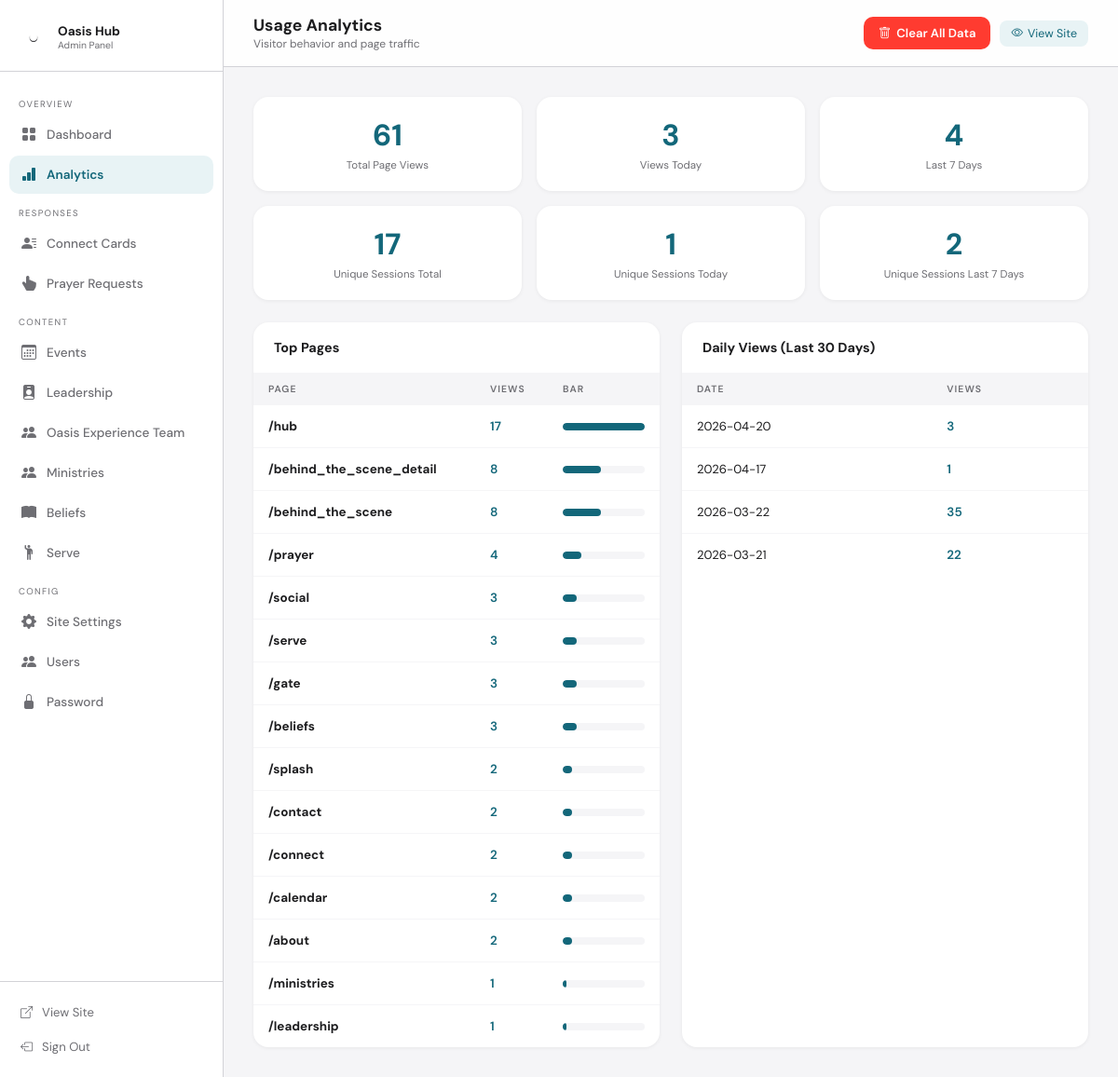
Page /admin/analytics (signed in) on the committed database.
### tables this page shows
CREATE TABLE analytics (
        id INTEGER PRIMARY KEY AUTOINCREMENT, ts TEXT NOT NULL,
        page TEXT NOT NULL, ip TEXT, ua TEXT, sid TEXT
    );

### member.py (the view)
@app.route('/admin/analytics')
@login_required
def admin_analytics():
    conn=get_db()
    snapshot = get_analytics_snapshot(conn)
    by_page=conn.execute("SELECT page,COUNT(*) cnt FROM analytics GROUP BY page ORDER BY cnt DESC").fetchall()
    by_day=conn.execute("SELECT substr(ts,1,10) day,COUNT(*) cnt FROM analytics GROUP BY day ORDER BY day DESC LIMIT 30").fetchall()
    conn.close()
    return render_template(
        'admin/analytics.html',
        total=snapshot['total_views'],
        today=snapshot['views_today'],
        week=snapshot['views_week'],
        sessions=snapshot['sessions_total'],
        sessions_today=snapshot['sessions_today'],
        sessions_week=snapshot['sessions_week'],
        by_page=by_page,
        by_day=by_day,
    )

### member.py (called while the page is built)
def get_db():
    conn = sqlite3.connect(DB)
    conn.row_factory = sqlite3.Row
    conn.execute("PRAGMA journal_mode=WAL")
    conn.execute("PRAGMA foreign_keys=ON")
    return conn

def analytics_window_start(days=0):
    base_day = datetime.now().date() - timedelta(days=days)
    return f"{base_day.isoformat()} 00:00:00"

def get_analytics_snapshot(conn):
    today_start = analytics_window_start(0)
    week_start = analytics_window_start(6)
    return {
        'total_views': conn.execute("SELECT COUNT(*) FROM analytics").fetchone()[0],
        'views_today': conn.execute("SELECT COUNT(*) FROM analytics WHERE ts >= ?", (today_start,)).fetchone()[0],
        'views_week': conn.execute("SELECT COUNT(*) FROM analytics WHERE ts >= ?", (week_start,)).fetchone()[0],
        'sessions_total': conn.execute("SELECT COUNT(DISTINCT sid) FROM analytics").fetchone()[0],
        'sessions_today': conn.execute("SELECT COUNT(DISTINCT sid) FROM analytics WHERE ts >= ?", (today_start,)).fetchone()[0],
        'sessions_week': conn.execute("SELECT COUNT(DISTINCT sid) FROM analytics WHERE ts >= ?", (week_start,)).fetchone()[0],
    }

def login_required(f):
    @wraps(f)
    def dec(*a,**kw):
        if not session.get('admin_logged_in'): return redirect(url_for('admin_login'))
        return f(*a,**kw)
    return dec

### templates/admin/analytics.html (shortened to what this page needs)
{% extends "admin/base.html" %}
{% block page_title %}Usage Analytics{% endblock %}
{% block page_sub %}Visitor behavior and page traffic{% endblock %}
{% block topbar_actions %}
  <form method="POST" action="{{ url_for('admin_analytics_clear') }}" onsubmit="return confirm('Clear ALL analytics data? This cannot be undone.')">
    <button type="submit" class="btn btn-danger"><i class="bi bi-trash"></i> Clear All Data</button>
  </form>
{% endblock %}
{% block content %}
<div style="display:grid;grid-template-columns:repeat(3,1fr);gap:16px;margin-bottom:16px;">
  <div class="card" style="padding:20px;text-align:center;">
    <div style="font-size:2rem;font-weight:700;color:#13677A;">{{ total }}</div>
    <div style="font-size:0.72rem;color:#6e6e73;margin-top:4px;">Total Page Views</div>
  </div>
  <div class="card" style="padding:20px;text-align:center;">
    <div style="font-size:2rem;font-weight:700;color:#13677A;">{{ today }}</div>
    <div style="font-size:0.72rem;color:#6e6e73;margin-top:4px;">Views Today</div>
  </div>
  <div class="card" style="padding:20px;text-align:center;">
    <div style="font-size:2rem;font-weight:700;color:#13677A;">{{ week }}</div>
    <div style="font-size:0.72rem;color:#6e6e73;margin-top:4px;">Last 7 Days</div>
  </div>
</div>
<div style="display:grid;grid-template-columns:repeat(3,1fr);gap:16px;margin-bottom:24px;">
  <div class="card" style="padding:20px;text-align:center;">
    <div style="font-size:2rem;font-weight:700;color:#13677A;">{{ sessions }}</div>
    <div style="font-size:0.72rem;color:#6e6e73;margin-top:4px;">Unique Sessions Total</div>
  </div>
  <div class="card" style="padding:20px;text-align:center;">
    <div style="font-size:2rem;font-weight:700;color:#13677A;">{{ sessions_today }}</div>
    <div style="font-size:0.72rem;color:#6e6e73;margin-top:4px;">Unique Sessions Today</div>
  </div>
  <div class="card" style="padding:20px;text-align:center;">
    <div style="font-size:2rem;font-weight:700;color:#13677A;">{{ sessions_week }}</div>
    <div style="font-size:0.72rem;color:#6e6e73;margin-top:4px;">Unique Sessions Last 7 Days</div>
  </div>
</div>
<div style="display:grid;grid-template-columns:1fr 1fr;gap:24px;">
  <div class="card">
    <div class="card-header"><div class="card-title">Top Pages</div></div>
    <table>
      <thead><tr><th>Page</th><th>Views</th><th style="width:120px;">Bar</th></tr></thead>
      <tbody>
      {% set max_cnt = by_page[0].cnt if by_page else 1 %}
      {% for p in by_page %}
      <tr>
        <td><b>/{{ p.page }}</b></td>
        <td style="font-weight:600;color:#13677A;">{{ p.cnt }}</td>
        <td>
          <div style="background:#F5F5F7;border-radius:4px;height:8px;overflow:hidden;">
            <div style="background:#13677A;height:100%;width:{{ (p.cnt/max_cnt*100)|int }}%;border-radius:4px;"></div>
          </div>
        </td>
      </tr>
      {% else %}
      <tr><td colspan="3" style="color:#6e6e73;">No data yet</td></tr>
      {% endfor %}
      </tbody>
    </table>
  </div>
  <div class="card">
    <div class="card-header"><div class="card-title">Daily Views (Last 30 Days)</div></div>
    <table>
      <thead><tr><th>Date</th><th>Views</th></tr></thead>
      <tbody>
      {% for d in by_day %}
      <tr>
        <td style="font-size:0.82rem;">{{ d.day }}</td>
        <td style="font-weight:600;color:#13677A;">{{ d.cnt }}</td>
      </tr>
      {% else %}
      <tr><td colspan="2" style="color:#6e6e73;">No data yet</td></tr>
      {% endfor %}
      </tbody>
    </table>
  </div>
</div>
{% endblock %}

### templates/admin/base.html (style rules this page uses)
:root { --teal: #13677A; --teal-light: #e8f3f5; --orange: #F2541B; --orange-light: #fef1ec; --bg: #F5F5F7; --card: #fff; --text: #1d1d1f; --sub: #6e6e73; --line: #d2d2d7; --sidebar: 240px; --success: #34c759; --danger: #ff3b30; --info: #007aff; }
* { margin:0; padding:0; box-sizing:border-box; }
body { font-family:'DM Sans',sans-serif; background:var(--bg); color:var(--text); display:flex; min-height:100vh; }
.btn { display: inline-flex; align-items: center; gap: 6px; padding: 9px 16px; border-radius: 10px; font-family: 'DM Sans', sans-serif; font-size: 0.82rem; font-weight: 600; border: none; cursor: pointer; text-decoration: none; transition: opacity 0.15s, transform 0.15s; }
.btn-danger { background: var(--danger); color: #fff; }
.card { background: var(--card); border-radius: 16px; box-shadow: 0 1px 4px rgba(0,0,0,0.06); overflow: hidden; }
.card-header { padding: 18px 22px; border-bottom: 1px solid var(--bg); display: flex; align-items: center; justify-content: space-between; }
.card-title { font-size: 0.9rem; font-weight: 700; color: var(--text); }
table { width: 100%; border-collapse: collapse; }
th { text-align: left; font-size: 0.65rem; font-weight: 600; letter-spacing: 0.1em; text-transform: uppercase; color: var(--sub); padding: 10px 16px; background: var(--bg); }
td { padding: 14px 16px; font-size: 0.84rem; border-top: 1px solid var(--bg); }

### rows in the picture
analytics: page "prayer", cnt "4", {{ (p.cnt/max_cnt*100)|int }} 23 (drawn)

### other values in the picture
{{ total }} "61"
{{ today }} "3"
{{ week }} "4"
{{ sessions }} "17"
{{ sessions_today }} "1"
{{ sessions_week }} "2"
{{ p.page }} "hub" "behind_the_scene_detail" "behind_the_scene" "social" "serve" "gate" "beliefs" "splash" "contact" "connect" "calendar" "about" "ministries" "leadership"
{{ p.cnt }} "17" "8" "8" "3" "3" "3" "3" "2" "2" "2" "2" "2" "1" "1"
{{ d.day }} "2026-04-20" "2026-04-17" "2026-03-22" "2026-03-21"
{{ d.cnt }} "3" "1" "35" "22"
